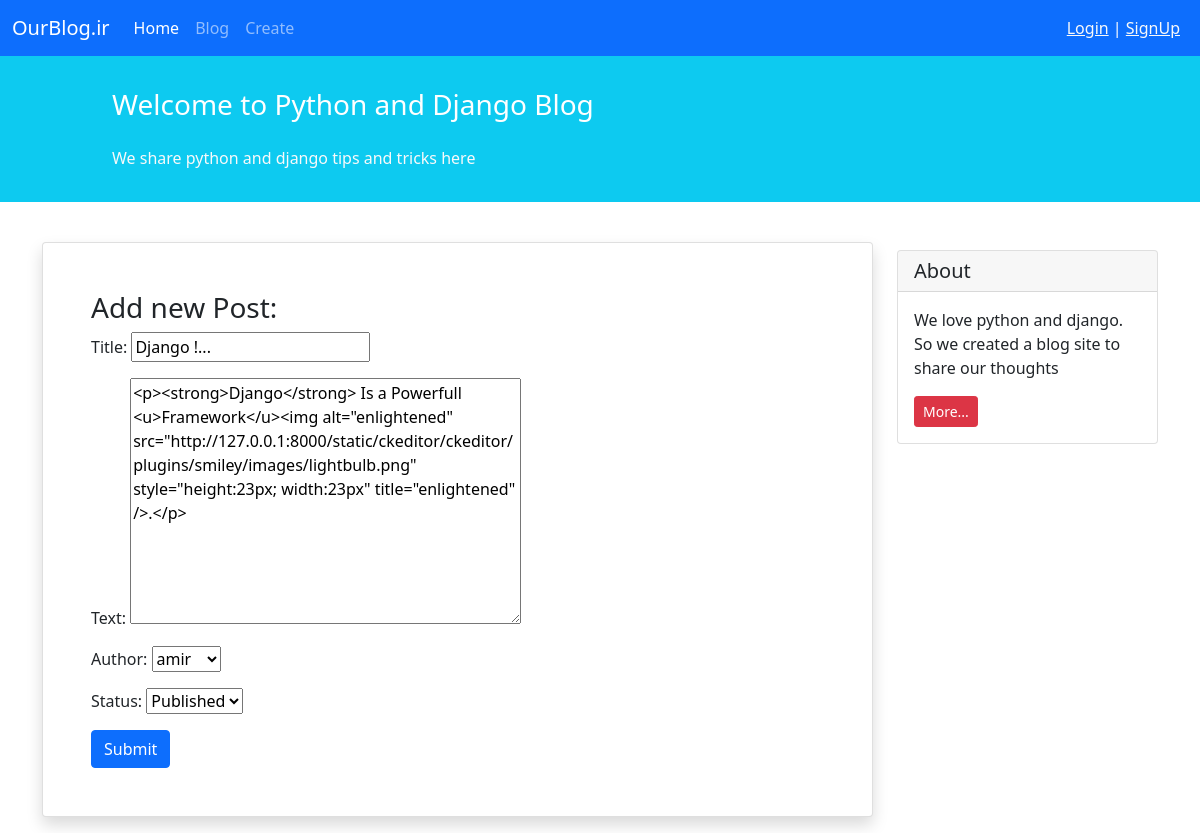
Page /blog/3/edit/ on the committed database.
### blog/models.py (models this page shows, shortened)
class Post(models.Model):
    STATUS_CHOICES = (
        ('pub', 'Published'),
        ('drf', 'Draft'),
    )
    title = models.CharField(max_length=100)
    text = RichTextField()
    author = models.ForeignKey('auth.User', on_delete=models.CASCADE)
    datetime_created = models.DateTimeField(auto_now_add=True)
    datetime_modified = models.DateTimeField(auto_now=True)
    status = models.CharField(choices=STATUS_CHOICES, max_length=3)

### blog/views.py (the view)
# urls.py: path('<int:pk>/edit/', PostEditView.as_view(), name='post_edit'),
class PostEditView(generic.UpdateView):
    model = Post
    form_class = PostForm
    template_name = 'blog/post_create.html'

### blog/forms.py
class PostForm(forms.ModelForm):
    class Meta:
        model = Post
        fields = ['title', 'text', 'author', 'status']

### blog/templates/blog/post_create.html (shortened to what this page needs)
{% extends '_base.html' %}
{% block content %}
    <div class="container mt-4">
        <div class="row">
            <div class="col-9">
                <div class="card shadow my-3 p-5">
                    <h3>Add new Post:</h3>
                    <form method="POST">
                        {{ form.as_p }}
                        <button type="submit" class="btn btn-primary">Submit</button>
                    </form>
                </div>
            </div>
            <div class="col-3">
                <div class="card my-4">
                    <h5 class="card-header">About</h5>
                    <div class="card-body">
                        <p class="card-text">We love python and django. So we created a blog site to share our
                            thoughts</p>
                        <a href="#"
                           class="btn btn-sm btn-danger">
                            More...
                        </a>
                    </div>
                </div>
            </div>
        </div>
    </div>
{% endblock content %}

### rows in the picture
Post: title "Django !...", text "<p><strong>Django</strong> Is a Powerfull <u>Framework</u><img alt=\"enlightened\" src=\"http://127.0.0.1:8000/static/ckeditor/ckeditor/plugins/smiley/images/lightbulb.png\" style=\"height:23px; width:23px\" title=\"enlightened\" />.</p>", author "amir", status "Published"
